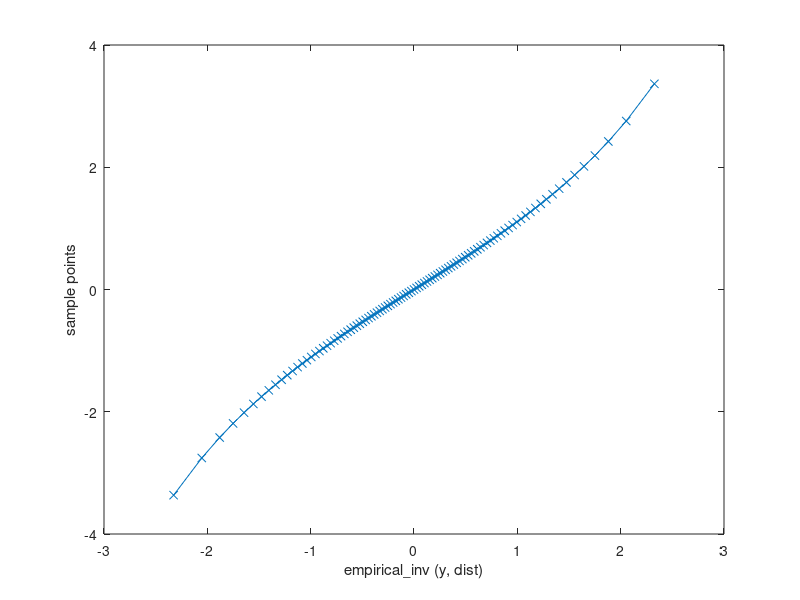

MATLAB code to generate this figure: (Note: this script raises an error after producing the figure.)
x=[0.01:0.01:0.99]; 
n01=norminv(x,0,1);
t20=tinv(x,20);
t10=tinv(x,10);
t5=tinv(x,5);
t2=tinv(x,2);
t1=tinv(x,1);
chisq3=chi2inv(x,3)-3;
chisq30=chi2inv(x,30)-30;
nct5=t5+10;
scaledt5=t5*10;
qqn=figure(1);
qqplot(t5,n01)
matlab2tikz('normqq.tex');
qqt20=figure(2);
qqplot(t5,t20)
matlab2tikz('t20qq.tex');
qqt10=figure(3);
qqplot(t5,t10)
matlab2tikz('t10qq.tex');
qqt5=figure(4);
qqplot(t5,t5)
matlab2tikz('t5qq.tex');
qqt2=figure(5);
qqplot(t5,t2)
matlab2tikz('t2qq.tex');
qqt1=figure(6);
qqplot(t5,t1)
matlab2tikz('t1qq.tex');
qqchisq3=figure(7);
qqplot(t5,chisq3)
matlab2tikz('chisq3qq.tex');
qqchisq30=figure(8);
qqplot(t5,chisq30)
matlab2tikz('chisq30qq.tex');
qqnct5=figure(9);
qqplot(t5,nct5)
matlab2tikz('nct5qq.tex');
qqscaledt5=figure(10);
qqplot(t5,scaledt5)
matlab2tikz('scaledt5qq.tex');